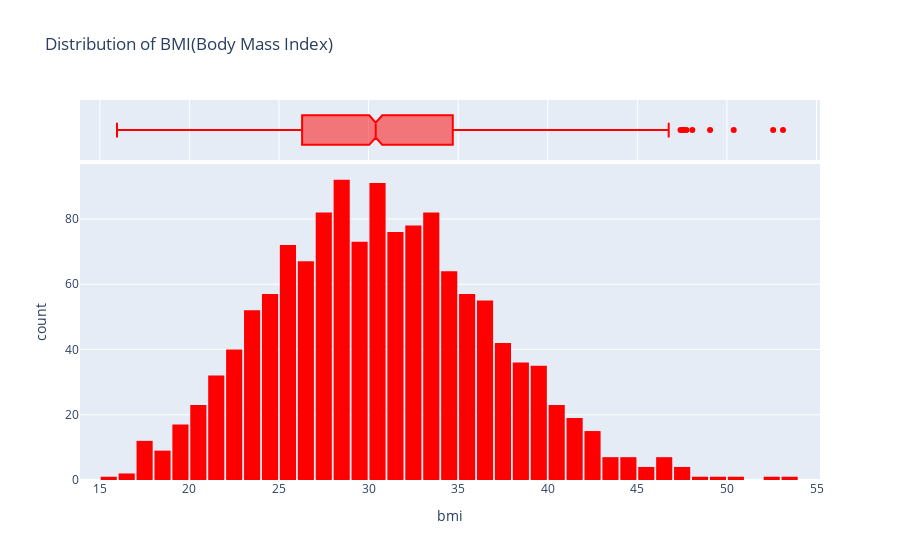

The code cell stored with this chart in its notebook:
### Code cell
fig = px.histogram(medical_df,
                    x = 'bmi',
                    marginal='box',
                    color_discrete_sequence=['red'],
                    title = 'Distribution of BMI(Body Mass Index)')
fig.update_layout(bargap=0.1)
fig.show()

### Figure 1 — Plotly figure (JSON) as saved in the notebook; plotly's stock layout.template omitted (floating-point values rounded to 4 significant figures; data arrays with more than 128 entries replaced by an {"elided": "..."} marker saying what was removed)
{"data": [{"bingroup": "x", "hovertemplate": "bmi=%{x}<br>count=%{y}<extra></extra>", "legendgroup": "", "marker": {"color": "red", "pattern": {"shape": ""}}, "name": "", "orientation": "v", "showlegend": false, "type": "histogram", "x": {"elided": "1338 float values"}, "xaxis": "x", "yaxis": "y"}, {"hovertemplate": "bmi=%{x}<extra></extra>", "legendgroup": "", "marker": {"color": "red"}, "name": "", "notched": true, "showlegend": false, "type": "box", "x": {"elided": "1338 float values"}, "xaxis": "x2", "yaxis": "y2"}], "layout": {"bargap": 0.1, "barmode": "relative", "legend": {"tracegroupgap": 0}, "title": {"text": "Distribution of BMI(Body Mass Index)"}, "xaxis": {"anchor": "y", "domain": [0, 1], "title": {"text": "bmi"}}, "xaxis2": {"anchor": "y2", "domain": [0, 1], "matches": "x", "showgrid": true, "showticklabels": false}, "yaxis": {"anchor": "x", "domain": [0, 0.8316], "title": {"text": "count"}}, "yaxis2": {"anchor": "x2", "domain": [0.8416, 1], "matches": "y2", "showgrid": false, "showline": false, "showticklabels": false, "ticks": ""}}}
